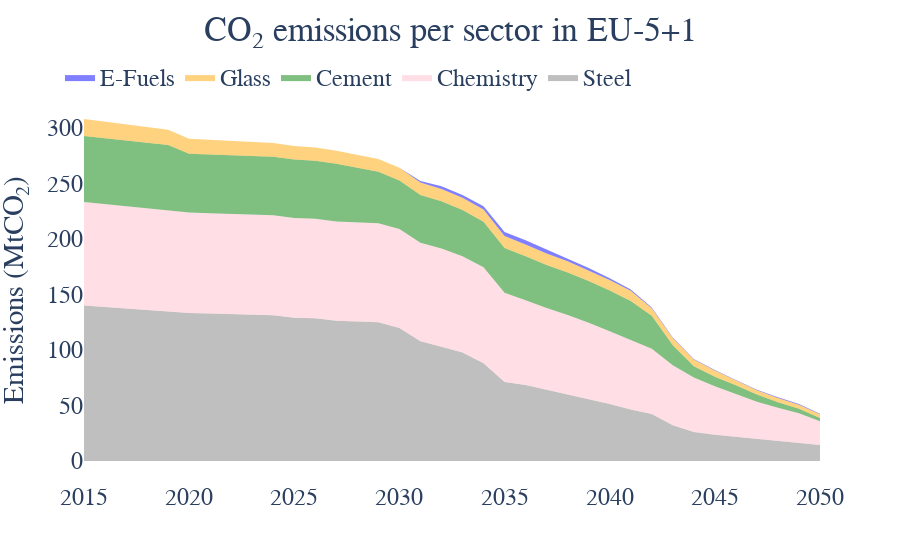

The code cell stored with this chart in its notebook:
### Code cell
fig =go.Figure()
emissions_agg=emissions.drop(["Country"],axis=1).groupby(by=["Sector","Year"]).sum().reset_index()

for sector in sector_color.keys():
    fig.add_trace(go.Scatter(
        name=sector,
        x=emissions_agg[(emissions_agg.Sector==sector)&(emissions_agg.Emissions>=0)].Year,
        y=emissions_agg[(emissions_agg.Sector==sector)&(emissions_agg.Emissions>=0)].Emissions*1e-6,
        mode='lines',
        line=dict(width=0, color=sector_color[sector]),
        stackgroup='one'
    ))
    fig.add_trace(go.Scatter(
        name=sector,
        x=emissions_agg[(emissions_agg.Sector==sector)&(emissions_agg.Emissions<=0)].Year,
        y=emissions_agg[(emissions_agg.Sector==sector)&(emissions_agg.Emissions<=0)].Emissions*1e-6,
        mode='lines',
        line=dict(width=0, color=sector_color[sector]),
        stackgroup='two',showlegend=False
    ))
    



fig.update_layout(title='CO<sub>2</sub> emissions per sector in EU-5+1',title_x=0.5,title_y=0.97,
                   yaxis_title='Emissions (MtCO<sub>2</sub>)')
# fig.update_yaxes(range=[0,350])
fig.update_layout(
    font=dict(
        family="Times New Roman",size=24)
    )
fig.update_layout(legend=dict(
    orientation="h",
    yanchor="bottom",
    y=1.0,
    xanchor="right",
    x=0.75
))
fig.update_annotations(font_size=24)
# fig.add_annotation(dict(font=dict(color="black",size=28),
#                                         x=-0.05,
#                                         y=1.15,
#                                         showarrow=False,
#                                         text="(b)",
#                                         textangle=0,
#                                         xanchor='left',
#                                         xref="paper",
#                                         yref="paper"))
fig.update_layout( paper_bgcolor="rgba(0,0,0,0)", plot_bgcolor="rgba(0,0,0,0)")
fig.show()

### Figure 1 — Plotly figure (JSON) as saved in the notebook; plotly's stock layout.template omitted (floating-point values rounded to 4 significant figures)
{"data": [{"line": {"color": "grey", "width": 0}, "mode": "lines", "name": "Steel", "stackgroup": "one", "type": "scatter", "x": [2015, 2016, 2017, 2018, 2019, 2020, 2021, 2022, 2023, 2024, 2025, 2026, 2027, 2028, 2029, 2030, 2031, 2032, 2033, 2034, 2035, 2036, 2037, 2038, 2039, 2040, 2041, 2042, 2043, 2044, 2045, 2046, 2047, 2048, 2049, 2050], "y": [140.1, 138.7, 137.3, 136.0, 134.6, 133.2, 132.7, 132.2, 131.7, 131.3, 129.0, 128.5, 126.3, 125.8, 125.0, 119.9, 107.7, 102.9, 97.72, 88.03, 71.09, 68.43, 64.18, 60.19, 55.79, 51.31, 46.29, 42.38, 32.17, 26.03, 23.74, 21.92, 19.79, 17.88, 15.85, 14.46]}, {"line": {"color": "grey", "width": 0}, "mode": "lines", "name": "Steel", "showlegend": false, "stackgroup": "two", "type": "scatter", "x": [], "y": []}, {"line": {"color": "pink", "width": 0}, "mode": "lines", "name": "Chemistry", "stackgroup": "one", "type": "scatter", "x": [2015, 2016, 2017, 2018, 2019, 2020, 2021, 2022, 2023, 2024, 2025, 2026, 2027, 2028, 2029, 2030, 2031, 2032, 2033, 2034, 2035, 2036, 2037, 2038, 2039, 2040, 2041, 2042, 2043, 2044, 2045, 2046, 2047, 2048, 2049, 2050], "y": [93.11, 92.61, 92.12, 91.62, 91.13, 90.64, 90.47, 90.3, 90.14, 89.97, 89.81, 89.64, 89.47, 89.31, 89.14, 88.97, 88.74, 88.55, 86.65, 86.47, 80.47, 76.39, 73.5, 71.29, 68.74, 65.47, 62.46, 58.78, 54.08, 49.09, 43.65, 38.72, 33.64, 30.11, 27.21, 21.26]}, {"line": {"color": "pink", "width": 0}, "mode": "lines", "name": "Chemistry", "showlegend": false, "stackgroup": "two", "type": "scatter", "x": [], "y": []}, {"line": {"color": "green", "width": 0}, "mode": "lines", "name": "Cement", "stackgroup": "one", "type": "scatter", "x": [2015, 2016, 2017, 2018, 2019, 2020, 2021, 2022, 2023, 2024, 2025, 2026, 2027, 2028, 2029, 2030, 2031, 2032, 2033, 2034, 2035, 2036, 2037, 2038, 2039, 2040, 2041, 2042, 2043, 2044, 2045, 2046, 2047, 2048, 2049, 2050], "y": [59.47, 59.33, 59.18, 59.04, 58.89, 52.92, 52.86, 52.8, 52.74, 52.68, 52.62, 52.23, 51.85, 48.93, 46.42, 43.83, 43.14, 42.44, 41.74, 41.04, 40.34, 39.63, 38.93, 38.22, 37.51, 36.8, 35.36, 29.56, 17.9, 10.24, 8.45, 7.519, 6.395, 4.985, 3.979, 2.987]}, {"line": {"color": "green", "width": 0}, "mode": "lines", "name": "Cement", "showlegend": false, "stackgroup": "two", "type": "scatter", "x": [], "y": []}, {"line": {"color": "orange", "width": 0}, "mode": "lines", "name": "Glass", "stackgroup": "one", "type": "scatter", "x": [2015, 2016, 2017, 2018, 2019, 2020, 2021, 2022, 2023, 2024, 2025, 2026, 2027, 2028, 2029, 2030, 2031, 2032, 2033, 2034, 2035, 2036, 2037, 2038, 2039, 2040, 2041, 2042, 2043, 2044, 2045, 2046, 2047, 2048, 2049, 2050], "y": [15.32, 14.99, 14.61, 14.17, 13.69, 13.36, 13.18, 12.98, 12.72, 12.5, 12.19, 12.02, 11.82, 11.65, 11.47, 11.3, 11.22, 11.13, 10.95, 10.85, 10.73, 10.59, 10.34, 10.09, 9.747, 9.481, 9.179, 6.816, 6.512, 6.138, 5.655, 4.466, 3.868, 3.753, 3.63, 3.334]}, {"line": {"color": "orange", "width": 0}, "mode": "lines", "name": "Glass", "showlegend": false, "stackgroup": "two", "type": "scatter", "x": [], "y": []}, {"line": {"color": "blue", "width": 0}, "mode": "lines", "name": "E-Fuels", "stackgroup": "one", "type": "scatter", "x": [2015, 2016, 2017, 2018, 2019, 2021, 2022, 2024, 2025, 2027, 2028, 2030, 2031, 2032, 2033, 2034, 2035, 2036, 2037, 2038, 2039, 2040, 2041, 2042, 2043, 2044, 2045, 2046, 2047, 2048, 2049, 2050], "y": [0, 0, 0, 1.961e-16, 0, 1.874e-16, 0, 1.715e-16, 0, 1.556e-16, 0, 0, 1.272, 2.399, 2.406, 3.018, 3.568, 3.742, 3.483, 2.595, 2.043, 1.539, 1.062, 0.6929, 0.448, 0.434, 0.413, 0.3851, 0.4713, 0.5758, 0.6374, 0.4561]}, {"line": {"color": "blue", "width": 0}, "mode": "lines", "name": "E-Fuels", "showlegend": false, "stackgroup": "two", "type": "scatter", "x": [2015, 2016, 2017, 2019, 2020, 2022, 2023, 2025, 2026, 2028, 2029, 2030], "y": [0, 0, 0, 0, -1.609e-16, 0, -1.768e-16, 0, -1.333e-16, 0, -8.249e-18, 0]}], "layout": {"font": {"family": "Times New Roman", "size": 24}, "legend": {"orientation": "h", "x": 0.75, "xanchor": "right", "y": 1, "yanchor": "bottom"}, "paper_bgcolor": "rgba(0,0,0,0)", "plot_bgcolor": "rgba(0,0,0,0)", "title": {"text": "CO<sub>2</sub> emissions per sector in EU-5+1", "x": 0.5, "y": 0.97}, "yaxis": {"title": {"text": "Emissions (MtCO<sub>2</sub>)"}}}}
